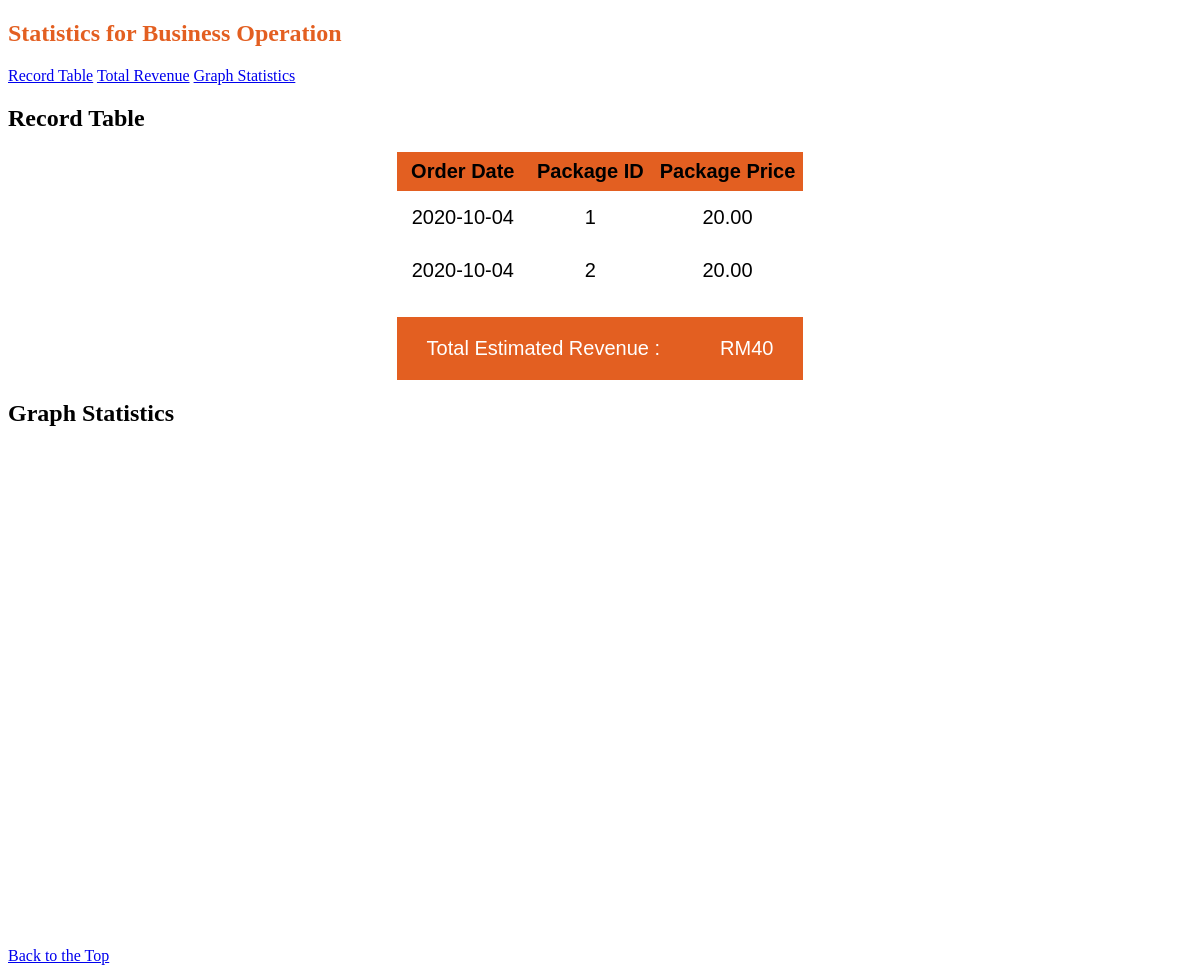
Page /statistics.php on the earlier database version.
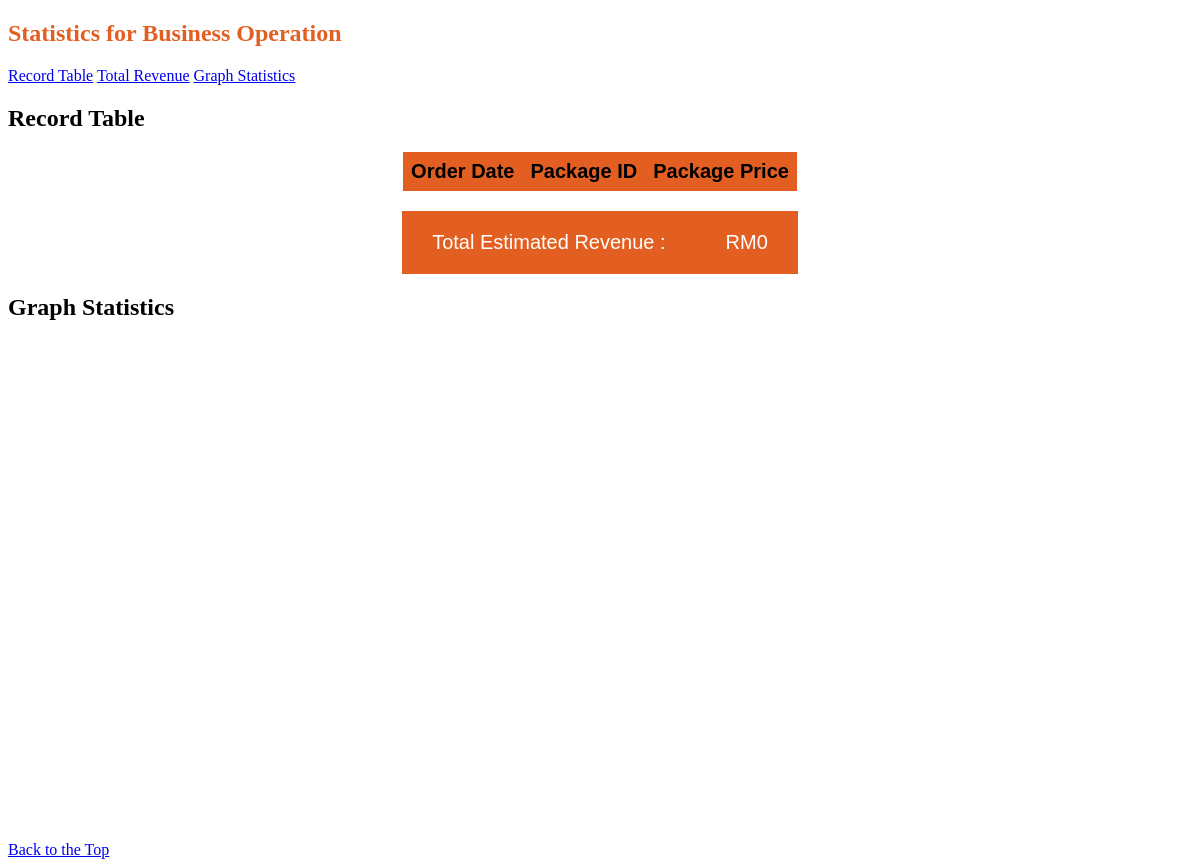
Same page on the later database version.
### tables this page shows
CREATE TABLE `orders` (
  `order_id` int(11) NOT NULL,
  `CustomerID` int(11) NOT NULL,
  `order_date` date NOT NULL,
  `order_status` char(10) NOT NULL,
  `occasion` varchar(50) NOT NULL,
  `package_id` int(11) NOT NULL,
  `address` varchar(255) NOT NULL,
  `event_time` time NOT NULL,
  `event_date` date NOT NULL
);

CREATE TABLE `package` (
  `package_id` int(11) NOT NULL,
  `package_name` varchar(255) NOT NULL,
  `package_cuisine` varchar(30) NOT NULL,
  `pax` int(11) NOT NULL,
  `price_per_pax` decimal(5,2) NOT NULL,
  `package_desc` varchar(500) DEFAULT NULL
);

### order_class.php (called while the page is built, shortened)
<?php
class Order{
	private $conn;
	private $tableName="orders";
	public function __construct($db){
		$this->conn = $db;
	}
	public function read(){
		$rows = [];
		$query = " SELECT *
				FROM ".$this->tableName."
				NATURAL JOIN userinformation
				NATURAL JOIN package
				ORDER BY order_date";
		$result = @mysqli_query($this->conn,$query);
		while($row = mysqli_fetch_assoc($result)){
			$rows[] = $row;
		}
		return $rows;
	}
}
?>

### statistics.php (the view, shortened to what this page needs)
<!DOCTYPE html>
<html lang="en">
	<head>
		<link rel="stylesheet" type="text/css" href="style.css"/>
		<link rel="stylesheet" type="text/css" href="form_table.css"/>
		<?php include "order_class.php"?>
			  <?php
				$database = new Database();
				$db = $database->getConnection();
				$order = new Order($db);
				$row = $order->read();
			  ?>
	</head>
	<body id="statistics_body">
		<article>
			<h1 id="statistics_header">Statistics for Business Operation</h1>
				<div class="statistics_button">
					<a class="button_nav" href="statistics.php#statistics_subheader">Record Table</a>
					<a class="button_nav" href="statistics.php#total_table">Total Revenue</a>
					<a class="button_nav" href="statistics.php#piechart_3d">Graph Statistics</a>
				</div>
				<h2 class="statistics_subheader">Record Table</h2>
					<?php
						$sum = 0;
						echo "<table id=\"statistics_table\">";
						echo "<tr><th>Order Date</th><th>Package ID</th><th>Package Price</th></tr>";
						for($x=0;$x<count($row);$x++) {
							echo "<tr><td>".$row[$x]['order_date']."</td>";
							echo "<td>".$row[$x]['package_id']."</td>";
							echo "<td>".$row[$x]['price_per_pax']."</td>";
							$sum += $row[$x]['price_per_pax'];
						}
						echo "</table>";
						echo "<table id=\"total_table\">";
						echo "<tr><td>Total Estimated Revenue :</td><td>RM{$sum}</td></tr>";
						echo "</table></div>";
					?>
				<h2 class="statistics_subheader">Graph Statistics</h2>
				<div id="piechart_3d" style="width: 900px; height: 500px; display: block; margin: 0 auto;"></div>
				<div class="statistics_button">
					<a class="button_nav" href="statistics.php#statistics_header">Back to the Top</a>
				</div>
		</article>
	</body>
</html>

### style.css (style rules this page uses)
::placeholder { font-family: Nominee, Arial, sans-serif; font-size: 20px; }
h1, .title { color: #e35f21; }

### form_table.css (style rules this page uses)
#statistics_table { margin: 0 auto; font-family: Nominee, Arial, sans-serif; font-size: 20px; border-collapse:collapse; }
#statistics_table th { background-color: #E35F21; color:black; padding: 8px; }
#statistics_table tr { color:black; text-align:center; }
#total_table { margin: 20px auto 20px auto; font-family: Nominee, Arial, sans-serif; font-size: 20px; color: white; border-collapse:collapse; }
#total_table td { background-color: #E35F21; padding: 20px 30px; }
#statistics_table td { background-color: white; padding: 15px; }

Differences in the rows shown:
removed orders: order_date "2020-10-04", package "1", package.price_per_pax "20.00"
removed orders: order_date "2020-10-04", package "2", package.price_per_pax "20.00"
Other differences:
$sum: "40" → "0"
